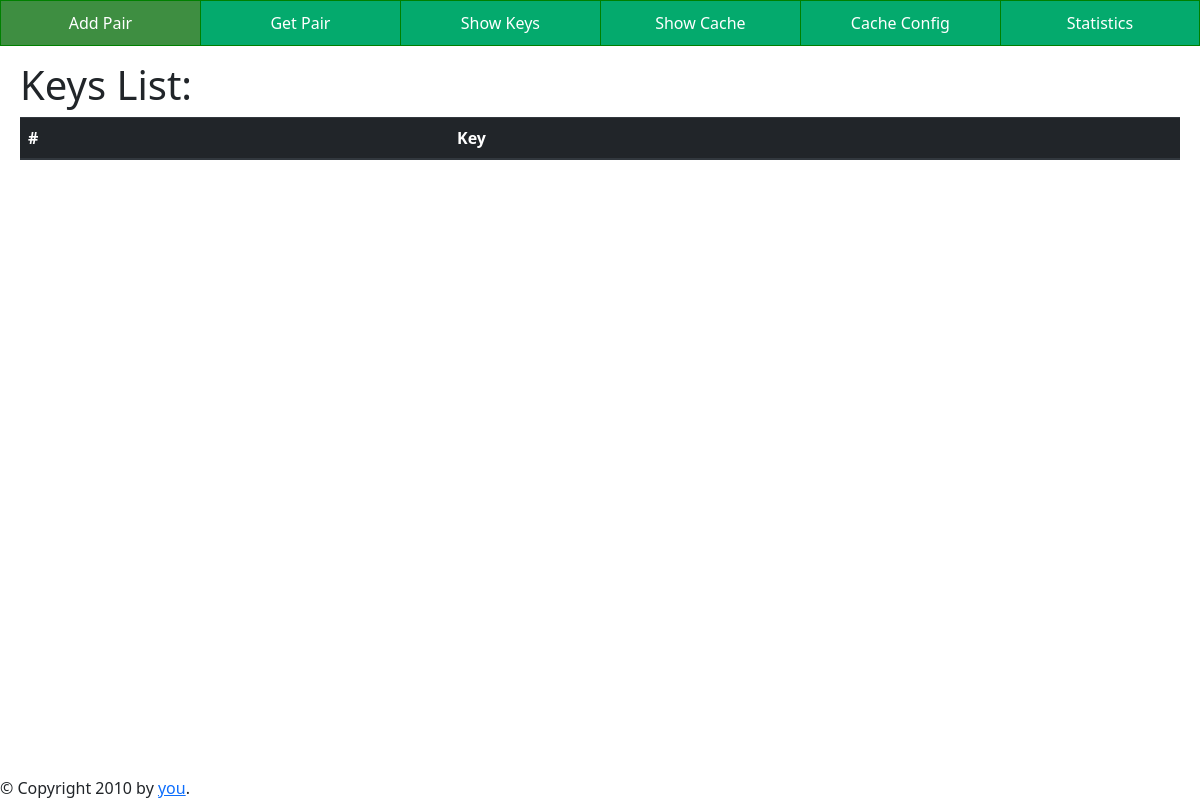
/show_keys, run on an earlier commit of the app's database.
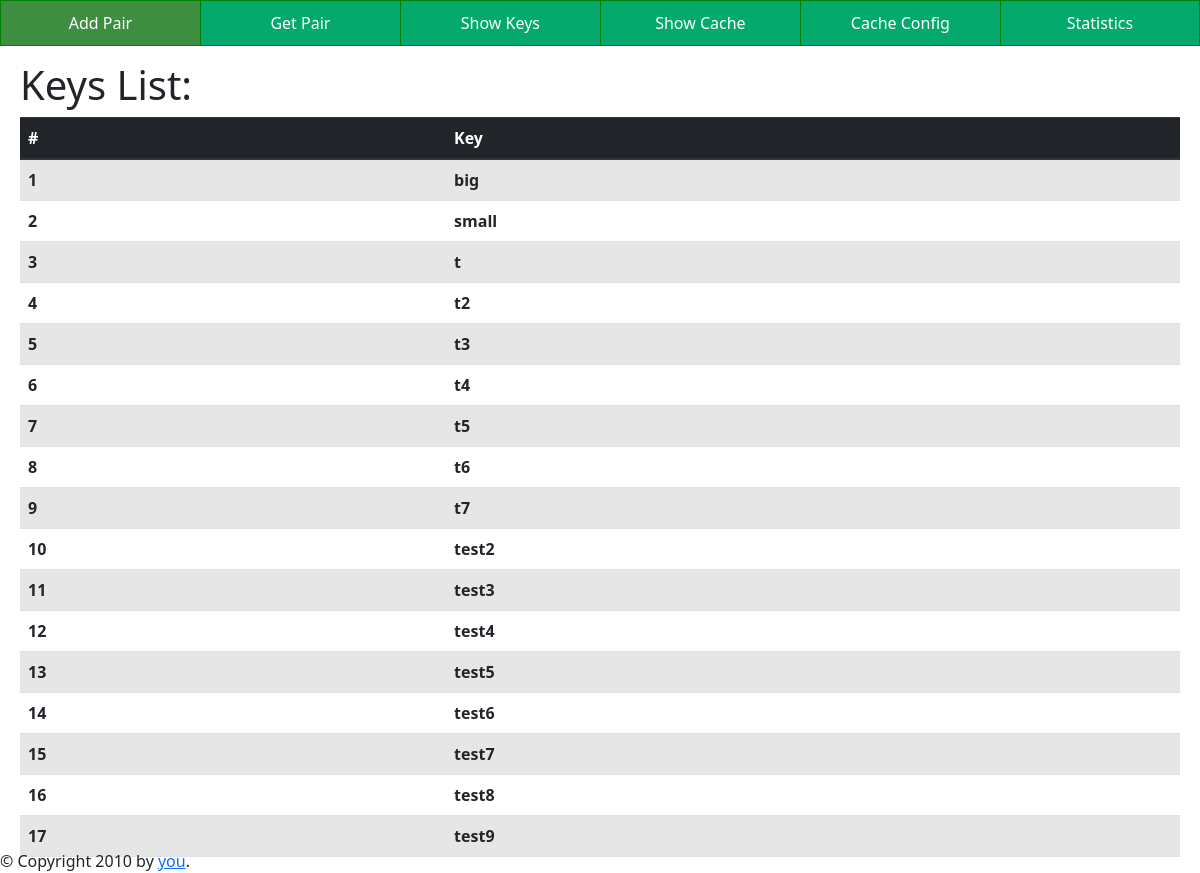
And on a later commit of the database.
### tables this page shows
CREATE TABLE pairs (
    id INTEGER PRIMARY KEY AUTOINCREMENT,
    key TEXT UNIQUE NOT NULL,
    path TEXT NOT NULL,
    size FLOAT NOT NULL,
    created_at TIMESTAMP
);

### app.py (the view)
@app.route("/show_keys", methods=['GET'])
def show_keys_get(): return render_template('show_keys.html',keys=get_keys())

### lib.py (called while the page is built)
def make_dicts(cursor, row):
    return dict((cursor.description[idx][0], value)
                for idx, value in enumerate(row))

def get_db_connection():
    conn = sqlite3.connect('database.db')
    conn.row_factory = make_dicts
    return conn

def get_keys():
    conn = get_db_connection()
    keys = conn.execute('select key from pairs').fetchall()
    conn.close()
    return keys

### templates/show_keys.html (shortened to what this page needs)
{% extends 'layout.html' %}
{% block head %}{{ super() }} {% endblock %}
{% block content %}
<div style="margin-left:20px; margin-top:15px; margin-bottom:15px; margin-right:20px;">
    <h1>Keys List:</h1>
    <div class="">
        <table class="table table-striped ">
            <thead class="thead-dark">
                <tr>
                    <th scope="col">#</th>
                    <th scope="col">Key</th>
                </tr>
            </thead>
            <tbody>
                {% for key in keys %}
                <tr>
                    <th>{{loop.index}}</th>
                    <th>{{key['key']}}</th>
                </tr>
                {% endfor %}
            </tbody>
        </table>
    </div>
    {% endblock %}

### templates/layout.html (shortened to what this page needs)
<!doctype html>
<html>
<head>
  {% block head %}
  <link rel="stylesheet" href="{{ url_for('static', filename='style.css') }}">
  <link rel="stylesheet" href="https://cdn.jsdelivr.net/npm/bootstrap@4.0.0/dist/css/bootstrap.min.css"
>
    <link href="https://cdn.jsdelivr.net/npm/bootstrap@5.2.1/dist/css/bootstrap.min.css" rel="stylesheet">
  {% endblock %}
  <div id="list" class="btn-group" style="width:100%">
    <button onclick="window.location.href='/add_pair'" style="width:20%">Add Pair</button>
    <button onclick="window.location.href='/get_pair'" style="width:20%">Get Pair</button>
    <button onclick="window.location.href='/show_keys'" style="width:20%">Show Keys</button>
    <button onclick="window.location.href='/show_cache'" style="width:20%">Show Cache</button>
    <button onclick="window.location.href='/cache_config'" style="width:20%">Cache Config</button>
    <button onclick="window.location.href='/statictics'" style="width:20%">Statistics</button>
  </div>
</head>
<body >
  <div id="content">{% block content %}{% endblock %}</div>
  <div id="footer">
    {% block footer %}
    <div id="footer" style="
    position: fixed;
    bottom: 0;">
      &copy; Copyright 2010 by <a href="http://domain.invalid/">you</a>.
    </div>
    {% endblock %}
  </div>
</body>
</html>

### static/style.css (style rules this page uses)
.btn-group button { background-color: #04AA6D; border: 1px solid green; color: white; padding: 10px 24px; cursor: pointer; float: left; }
.btn-group button:not(:last-child) { border-right: none; }
.btn-group:after { content: ""; clear: both; display: table; }

### templates/layout.html (style rules this page uses)
* { box-sizing: border-box; }

What changed in the data, as far as the page shows it:
added pairs: key "big"
added pairs: key "small"
added pairs: key "t"
added pairs: key "t2"
added pairs: key "t3"
added pairs: key "t4"
added pairs: key "t5"
added pairs: key "t6"
added pairs: key "t7"
added pairs: key "test2"
added pairs: key "test3"
added pairs: key "test4"
added pairs: key "test5"
added pairs: key "test6"
added pairs: key "test7"
added pairs: key "test8"
added pairs: key "test9"
